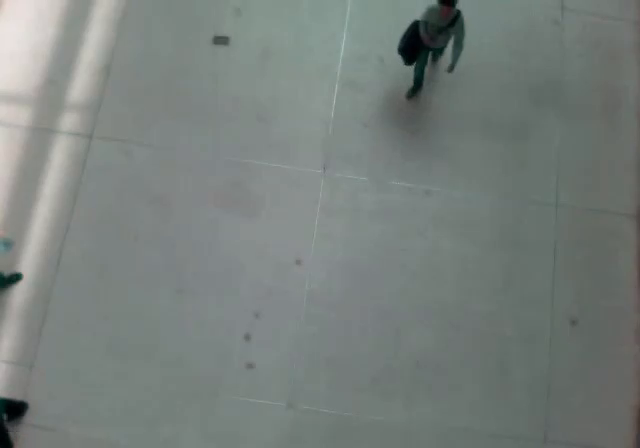
#> input picture frame 62 of video/video.mp4, 640 x 448 px
$ python PeopleCounter.py
#> lines starting #> are read from the running program, lines starting #| are printed output that depends on the picture; after the words box and inside, x2 and y2 are one past the last pixel; in counts of white or black regions, pixels touching at a corner belong together
import numpy as np
import cv2 as cv
import Person
import time
import sys

sys.dont_write_bytecode = True
try:
    log = open('log.txt',"w")
except:
    print( "Log dosyası açılamıyor")

cnt_up   = 0
cnt_down = 0


cap = cv.VideoCapture('video/video.mp4')


for i in range(19):
    print( i, cap.get(i))

h = 480
w = 640
frameArea = h*w
areaTH = frameArea/250
print('Alan Eşiği', areaTH)


line_up = int(2*(h/5))
line_down   = int(3*(h/5))

up_limit =   int(1*(h/5))
down_limit = int(4*(h/5))

print( "Red line y:",str(line_down))
print( "Blue line y:", str(line_up))
line_down_color = (255,0,0)
line_up_color = (0,0,255)
pt1 =  [0, line_down];
pt2 =  [w, line_down];
pts_L1 = np.array([pt1,pt2], np.int32)
pts_L1 = pts_L1.reshape((-1,1,2))
pt3 =  [0, line_up];
pt4 =  [w, line_up];
pts_L2 = np.array([pt3,pt4], np.int32)
pts_L2 = pts_L2.reshape((-1,1,2))

pt5 =  [0, up_limit];
pt6 =  [w, up_limit];
pts_L3 = np.array([pt5,pt6], np.int32)
pts_L3 = pts_L3.reshape((-1,1,2))
pt7 =  [0, down_limit];
pt8 =  [w, down_limit];
pts_L4 = np.array([pt7,pt8], np.int32)
pts_L4 = pts_L4.reshape((-1,1,2))

fgbg = cv.createBackgroundSubtractorMOG2(detectShadows = True)

kernelOp = np.ones((3,3),np.uint8)
kernelOp2 = np.ones((5,5),np.uint8)
kernelCl = np.ones((11,11),np.uint8)


font = cv.FONT_HERSHEY_SIMPLEX
persons = []
max_p_age = 5
pid = 1

while(cap.isOpened()):


    ret, frame = cap.read()
#> frame is the input picture: shape (448, 640, 3); mean B, G, R 124.1, 127.7, 119.9


    for i in persons:
        i.age_one()


    fgmask = fgbg.apply(frame)
#> fgmask: shape (448, 640); every value is 127
    fgmask2 = fgbg.apply(frame)
#> fgmask2: shape (448, 640); every value is 0

    try:
        ret,imBin= cv.threshold(fgmask,200,255,cv.THRESH_BINARY)
        ret,imBin2 = cv.threshold(fgmask2,200,255,cv.THRESH_BINARY)

        mask = cv.morphologyEx(imBin, cv.MORPH_OPEN, kernelOp)
        mask2 = cv.morphologyEx(imBin2, cv.MORPH_OPEN, kernelOp)

        mask =  cv.morphologyEx(mask , cv.MORPH_CLOSE, kernelCl)
        mask2 = cv.morphologyEx(mask2, cv.MORPH_CLOSE, kernelCl)
    except:
        print('EOF')
        print( 'UP:',cnt_up)
        print ('DOWN:',cnt_down)
        break


    contours0, hierarchy = cv.findContours(mask2,cv.RETR_EXTERNAL,cv.CHAIN_APPROX_SIMPLE)
#> contours0 = []
    for cnt in contours0:
        area = cv.contourArea(cnt)
        if area > areaTH:


            M = cv.moments(cnt)
            cx = int(M['m10']/M['m00'])
            cy = int(M['m01']/M['m00'])
            x,y,w,h = cv.boundingRect(cnt)

            new = True
            if cy in range(up_limit,down_limit):
                for i in persons:
                    if abs(x-i.getX()) <= w and abs(y-i.getY()) <= h:

                        new = False
                        i.updateCoords(cx,cy)
                        if i.going_UP(line_down,line_up) == True:
                            cnt_up += 1;
                            print("ID:", i.getId(), 'yukarı geçiş yaptı, zamanı:', time.strftime("%c"))
                            log.write("ID: " + str(i.getId()) + ' yukarı geçiş yaptı, zamanı: ' + time.strftime("%c") + '\n')

                        elif i.going_DOWN(line_down,line_up) == True:
                            cnt_down += 1;
                            print("ID:", i.getId(), 'aşağı geçiş yaptı, zamanı:', time.strftime("%c"))
                            log.write("ID: " + str(i.getId()) + ' aşağı geçiş yaptı, zamanı: ' + time.strftime("%c") + '\n')

                        break
                    if i.getState() == '1':
                        if i.getDir() == 'down' and i.getY() > down_limit:
                            i.setDone()
                        elif i.getDir() == 'up' and i.getY() < up_limit:
                            i.setDone()
                    if i.timedOut():
                        index = persons.index(i)
                        persons.pop(index)
                        del i
                if new == True:
                    p = Person.MyPerson(pid,cx,cy, max_p_age)
                    persons.append(p)
                    pid += 1

            cv.circle(frame,(cx,cy), 5, (0,0,255), -1)
            img = cv.rectangle(frame,(x,y),(x+w,y+h),(0,255,0),2)
#> this loop made 0 passes
#> after the loop, cnt_down = 0; cnt_up = 0; persons = []; pid = 1


    for i in persons:

        cv.putText(frame, str(i.getId()),(i.getX(),i.getY()),font,0.3,i.getRGB(),1,cv.LINE_AA)


    str_up = 'UP: '+ str(cnt_up)
#> str_up = 'UP: 0'
    str_down = 'DOWN: '+ str(cnt_down)
#> str_down = 'DOWN: 0'
    frame = cv.polylines(frame,[pts_L1],False,line_down_color,thickness=2)
    frame = cv.polylines(frame,[pts_L2],False,line_up_color,thickness=2)
    frame = cv.polylines(frame,[pts_L3],False,(255,255,255),thickness=1)
    frame = cv.polylines(frame,[pts_L4],False,(255,255,255),thickness=1)
    cv.putText(frame, str_up ,(10,40),font,0.5,(255,255,255),2,cv.LINE_AA)
    cv.putText(frame, str_up ,(10,40),font,0.5,(0,0,255),1,cv.LINE_AA)
    cv.putText(frame, str_down ,(10,90),font,0.5,(255,255,255),2,cv.LINE_AA)
    cv.putText(frame, str_down ,(10,90),font,0.5,(255,0,0),1,cv.LINE_AA)
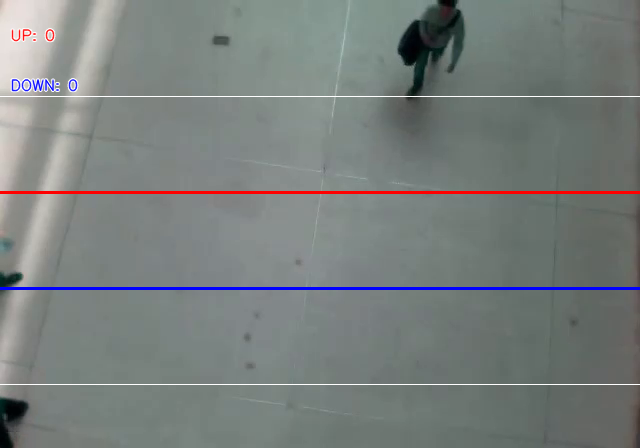
#> frame: shape (448, 640, 3); mean B, G, R 124.9, 126.5, 120.7

    cv.imshow('Frame',frame)
    cv.imshow('Mask',mask)


    k = cv.waitKey(30) & 0xff
#> (key Esc is pressed here)
    if k == 27:
        break

log.flush()
log.close()
cap.release()
cv.destroyAllWindows()

$ run again, starting later in the video
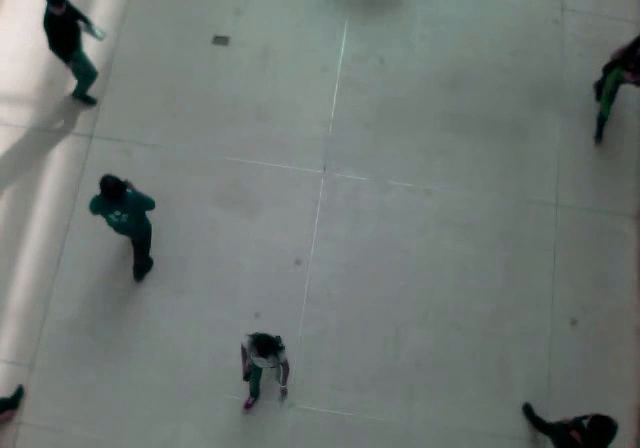
#> input picture frame 279 of video/video.mp4, 640 x 448 px
#> frame is the input picture: shape (448, 640, 3); mean B, G, R 116.3, 119.7, 112
#> `fgmask = fgbg.apply(frame)`:
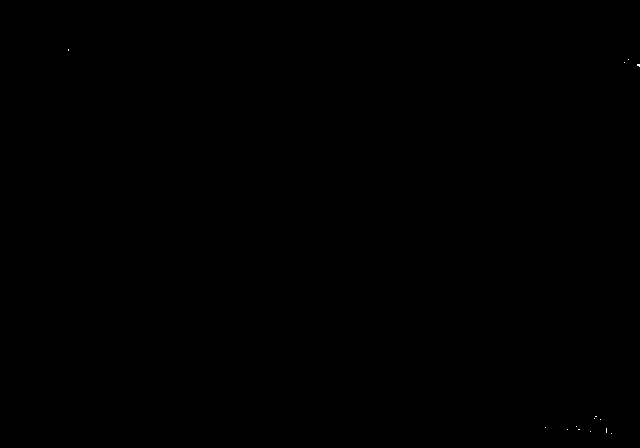
#> fgmask: shape (448, 640); values 127 (black) and 255 (white), 0.01% white in thin lines or dots, all inside (x1, y1, x2, y2) = (68, 49, 640, 434)
#> fgmask2: shape (448, 640); every value is 0
#> contours0 = []
#> after the loop `for cnt in contours0:`: cnt_down = 0; persons = []; pid = 1
#> str_up = 'UP: 0'
#> str_down = 'DOWN: 0'
#> `cv.putText(frame, str_down ,(10,90),font,0.5,(255,0,0),1,cv.LINE_AA)`:
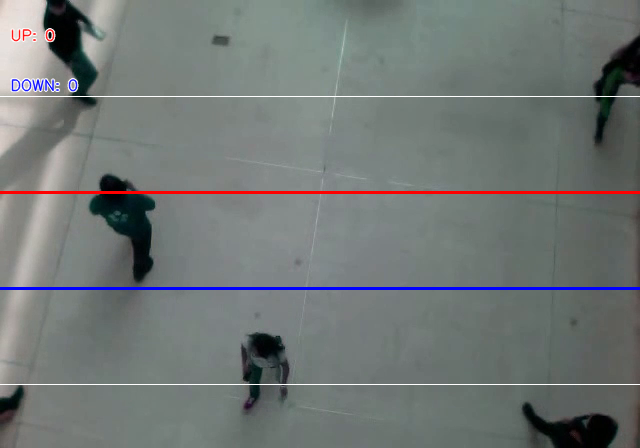
#> frame: shape (448, 640, 3); mean B, G, R 117.3, 118.7, 113

$ run again, starting later in the video
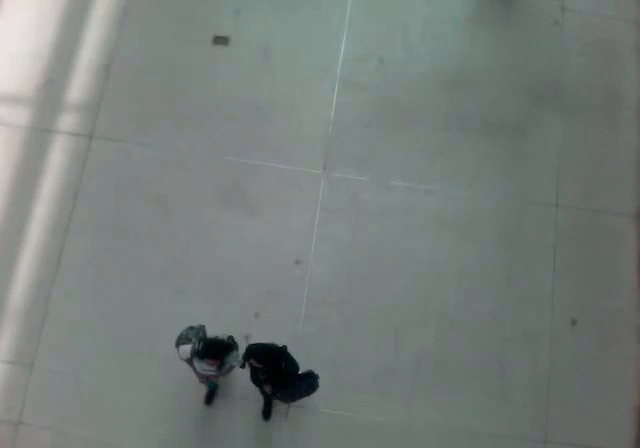
#> input picture frame 496 of video/video.mp4, 640 x 448 px
#> frame is the input picture: shape (448, 640, 3); mean B, G, R 122.7, 125.9, 118.3
#> fgmask: shape (448, 640); every value is 127
#> fgmask2: shape (448, 640); every value is 0
#> contours0 = []
#> after the loop `for cnt in contours0:`: cnt_down = 0; persons = []; pid = 1
#> str_up = 'UP: 0'
#> str_down = 'DOWN: 0'
#> `cv.putText(frame, str_down ,(10,90),font,0.5,(255,0,0),1,cv.LINE_AA)`:
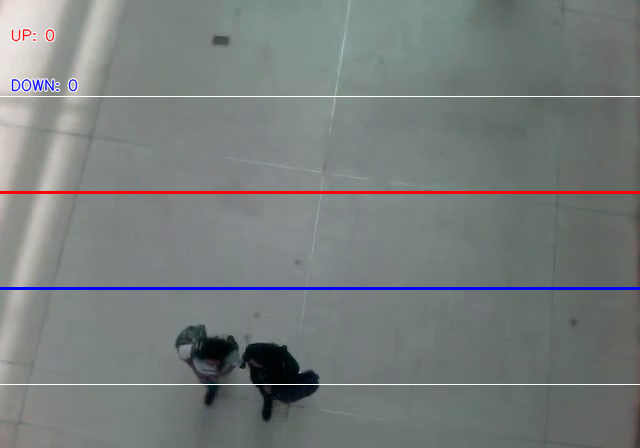
#> frame: shape (448, 640, 3); mean B, G, R 123.5, 124.7, 119
